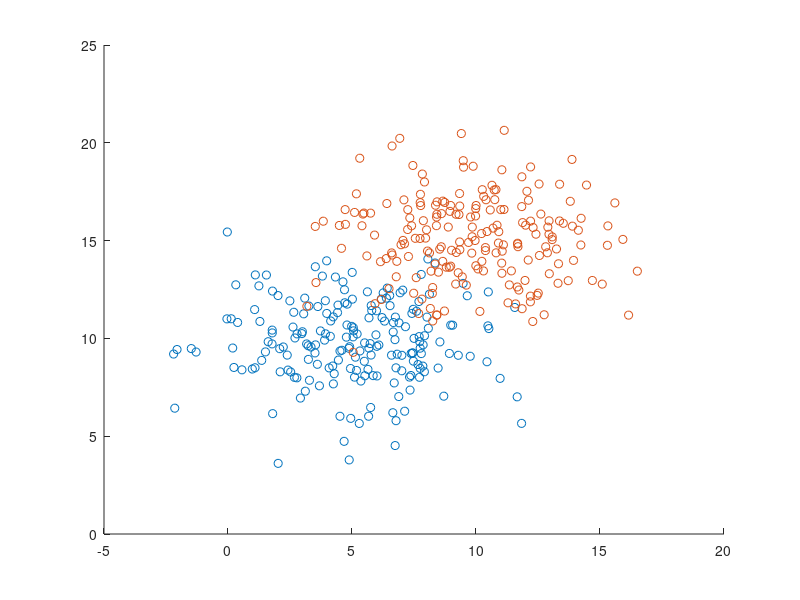

Reproduce this figure in MATLAB. (Note: this script raises an error after producing the figure.)
% Lab 1
close all;
clear all;
% Generate clusters
% Class A
nA = 200;
muA = [5;10];
sigmaA = [8 0; 0 4];
classA = repmat(muA',[nA, 1])  + randn(nA,2)*chol(sigmaA);
meanA = mean(classA);

% Class B
nB = 200;
muB = [10;15];
sigmaB = [8 0; 0 4];
classB = repmat(muB',[nB, 1]) + randn(nB,2)*chol(sigmaB);
meanB = mean(classB);

% Class C
nC = 100;
muC = [5;10];
sigmaC = [8 4; 4 40];
classC = repmat(muC',[nC, 1]) + randn(nC,2)*chol(sigmaC);
meanC = mean(classC);


% Class D
nD = 200;
muD = [15;10];
sigmaD = [8 0; 0 8];
classD = repmat(muD',[nD, 1]) + randn(nD,2)*chol(sigmaD);
meanD = mean(classD);

% Class E
nE = 150;
muE = [10;5];
sigmaE = [10 -5; -5 20];
classE = repmat(muE',[nE, 1]) + randn(nE,2)*chol(sigmaE);
meanE = mean(classE);


% Plot the distributions' means
% Plot distribution A & B 
figure;
scatter(classA(:,1),classA(:,2));
hold on;
scatter(classB(:,1),classB(:,2));
hold on; 
plotStdEllipse(sigmaA,meanA,1);

% Plot distribution C, D & E 
figure;
scatter(classC(:,1),classC(:,2));
hold on;
scatter(classD(:,1),classD(:,2));
hold on;
scatter(classE(:,1),classE(:,2));

% TODO: What is a unit standard deviation contour? Ask during tutorial or
% see when it comes up in lecture. 


